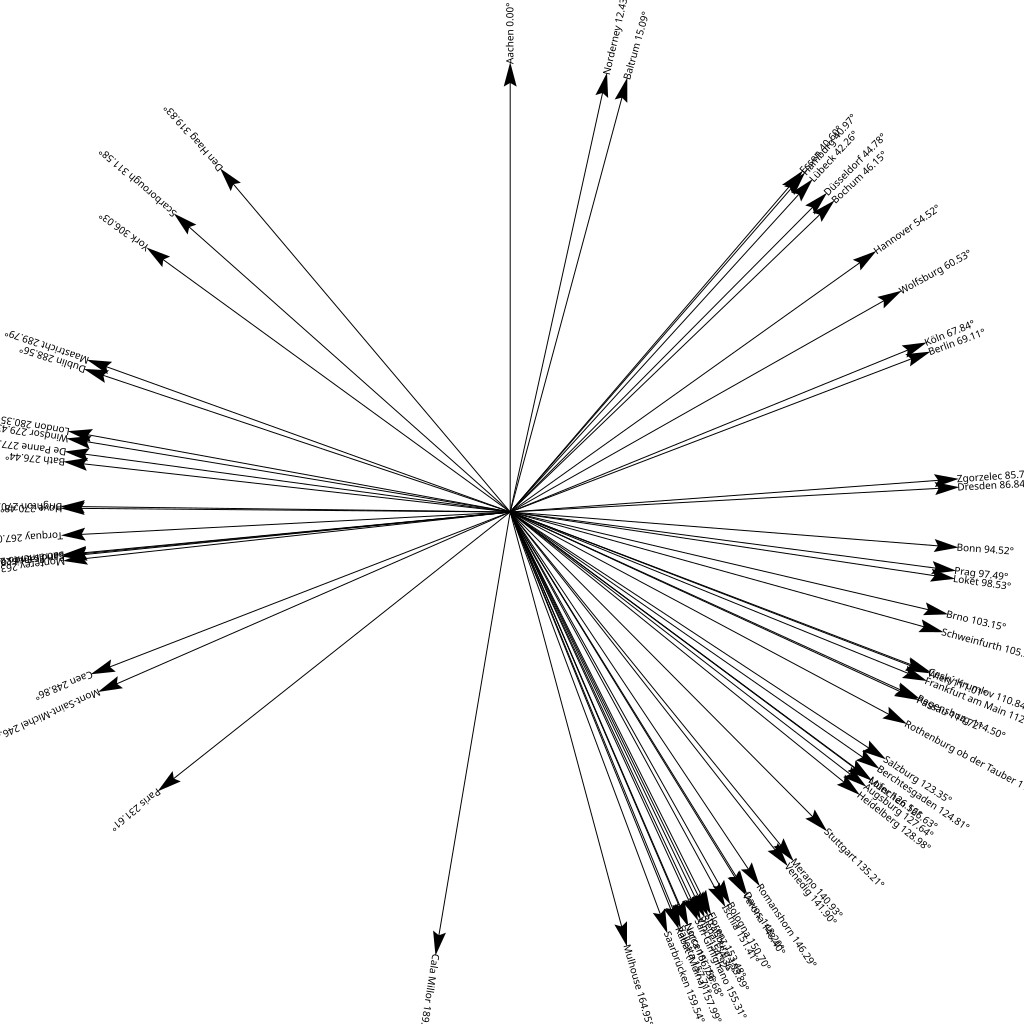

Write the gnuplot code that produced this figure.
### gnuplot script to create a windrose of loxodromes (courses)

if (!exists("datafiles")) datafiles='default.dat' # http://gnuplot.sourceforge.net/docs_4.2/node60.html
if (!exists("outfile")) outfile='windrose.svg' # use ARG0."svg" for gp-5:  http://stackoverflow.com/questions/12328603/how-to-pass-command-line-argument-to-gnuplot#31815067
if (!exists("cL")) cL='loxodrome' # http://stackoverflow.com/questions/16089301/how-do-i-set-axis-label-with-column-header-in-gnuplot#18309074
if (!exists("cS")) cS='location'
if (!exists("r")) r=1
if (!exists("sep")) sep="\t"

set datafile separator sep

d1= word(datafiles,1)

set angle degrees
set size ratio -1
set xrange [-1.1:1.1]
set yrange [-1.1:1.1]

unset border
unset xtics
unset ytics

set terminal svg enhanced font "sans,10" size 1024,1024 #don't use: courier or arial
set output outfile

## http://www.gnuplotting.org/vector-field-from-data-file/
xf(phi) = r*cos(90-phi) # rotate left from north
yf(phi) = r*sin(90-phi)
ls(l,a) = sprintf("%s %.2f°", l, a)

plot \
     d1 u (0):(0):(xf(column(cL))):(yf(column(cL))) with vectors head size 0.05,15,60 filled lc 'black' , \
     "" u (xf(column(cL))):(yf(column(cL))):(ls(stringcolumn(cS),column(cL))) with labels left # offset 10 rotate by column(cL)
